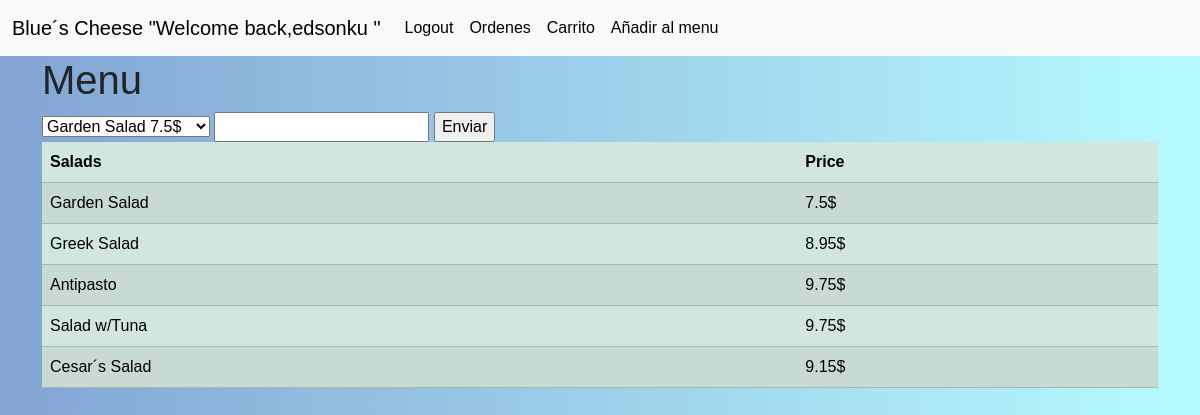
/addsalad/ (signed in), run on the app's committed database.
### orders/models.py (models this page shows, shortened)
class Salads(models.Model):
    salads = models.CharField(verbose_name="Tipo de ensalada", max_length=50)
    price = models.FloatField(verbose_name="Preciosalad")
    class Meta:
        verbose_name="Ensalada"
        verbose_name_plural="Ensaladas"

### orders/views.py (the view)
# urls.py: path("addsalad/", views.addsalad, name="addsalad"),
def addsalad(request):
    if request.method=="POST":
        orden=getorder(request.user)
        cantidad=int(request.POST.get("cantidad"))
        id_salads=request.POST.get("salad")
        salad=Salads.objects.get(pk=id_salads)
        price=salad.price
        total_pasta=(price*cantidad)
        orden.total+=total_pasta
        orden.save()
        detallesalad_O=Detallesalads(orden=orden,salad=salad,cantidad=cantidad,price=salad.price)
        messages.success(request,f"Agregado al carrito")
        detallesalad_O.save()
        return redirect("/")
    else:
        context = {
        "salad": Salads.objects.all() # select * from salad
    }
    return render(request, 'orders/addsalad.html',context)

### orders/templates/orders/addsalad.html (shortened to what this page needs)
{% extends 'base.html' %}
{% block main %}
<h1>Menu</h1>
{% if user.is_authenticated %}
<form method="post" action="{% url 'addsalad' %}">
<select name="salad" id="">
    {% for x in salad%}
    <option value="{{x.pk}}">{{x.salads}}  {{x.size}}   {{x.price}}$</option>
    {%endfor%}
</select>
<input type="number" name="cantidad"  min="0">
<input type="submit" value="Enviar">
</form>
<table class="table table-success table-striped">
  <thead>
      <th>Salads</th>
      <th>Price</th>
  </thead>
  <tbody>
      {% for x in salad%}
      <tr>
          <td>{{x.salads}}</td>
          <td>{{x.price}}$</td>
      </tr>
      {%endfor%}
  </tbody>
</table>
{% endif %}
{% endblock %}

### templates/base.html (shortened to what this page needs)
{% load bootstrap5 %}
<!DOCTYPE html>
<html lang="en">
<head>
  {% bootstrap_css %}
  {% load static %}
  <link rel="stylesheet" href="{% static 'style.css' %}">
</head>
<body>
  <nav class="navbar navbar-expand-lg navbar-light bg-light " >
    <div class="container-fluid">
      <a class="navbar-brand" href="/">Blue´s Cheese
        {% if user.is_authenticated %}
        "Welcome back,{{ user.username }} "
        {% endif %}</a>
      <div class="collapse navbar-collapse" id="navbarNavAltMarkup">
        <div class="navbar-nav">
          {% if user.is_authenticated %}
          <a class="nav-link active" aria-current="page" href="{% url 'logout' %}">Logout</a>
          <a class="nav-link active" aria-current="page" href="{% url 'ordenes' %}">Ordenes</a>
          <a class="nav-link active" aria-current="page" href="{% url 'car' %}">Carrito</a>
          <a class="nav-link active" aria-current="page" href="{% url 'addmenu' %}">Añadir al menu</a>
          {%else%}
          <a class="nav-link" href="{% url 'login' %}">Login</a>
          <a class="nav-link" href="{% url 'register' %}">Register</a>
          {% endif %}
        </div>
      </div>
    </div>
  </nav>
  <div class="container">
    {% block main %}
    {% endblock main %}
  </div>
</body>
</html>

### static/style.css (style rules this page uses)
* { box-sizing: border-box; }
body { font-family: "Raleway", sans-serif; background-image: linear-gradient(to right, #83a4d4,#b6fbff); }

### data on the page
Salads: salads "Garden Salad", price "7.5"
Salads: salads "Greek Salad", price "8.95"
Salads: salads "Antipasto", price "9.75"
Salads: salads "Salad w/Tuna", price "9.75"
Salads: salads "Cesar´s Salad", price "9.15"

### other printed values
{{ user.username }} "edsonku"
form field salad "Garden Salad 7.5$"
